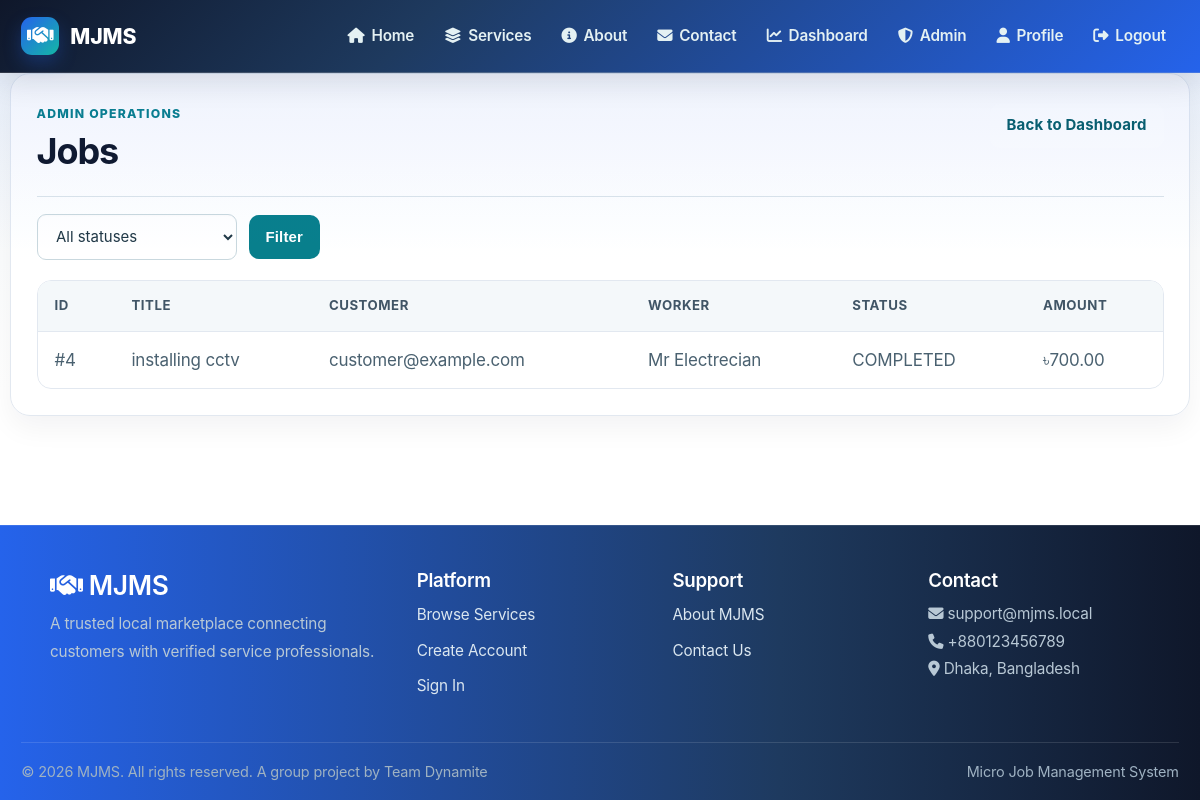
The app's page /dashboard/admin/jobs/ (signed in) with its own data.
### bookings/models.py (models this page shows, shortened)
class Job(models.Model):
    STATUS_CHOICES = [
        ('CONFIRMED', 'Confirmed'),
        ('IN_PROGRESS', 'In Progress'),
        ('COMPLETED', 'Completed'),
        ('CANCELLED', 'Cancelled'),
    ]
    service_request = models.OneToOneField(
        ServiceRequest,
        on_delete=models.CASCADE,
        related_name='job'
    )
    job_application = models.OneToOneField(
        JobApplication,
        on_delete=models.CASCADE,
        related_name='job'
    )
    customer = models.ForeignKey(
        settings.AUTH_USER_MODEL,
        on_delete=models.CASCADE,
        related_name='jobs_as_customer'
    )
    worker = models.ForeignKey(
        settings.AUTH_USER_MODEL,
        on_delete=models.CASCADE,
        related_name='jobs_as_worker'
    )
    title = models.CharField(max_length=200)
    description = models.TextField()
    proposed_price = models.DecimalField(max_digits=10, decimal_places=2)
    estimated_duration = models.DurationField()
    scheduled_date = models.DateField()
    scheduled_time_start = models.TimeField(null=True, blank=True)
    scheduled_time_end = models.TimeField(null=True, blank=True)
    location = models.CharField(max_length=255)
    address = models.TextField()
    status = models.CharField(
        max_length=20,
        choices=STATUS_CHOICES,
        default='CONFIRMED'
    )
    actual_start_time = models.DateTimeField(null=True, blank=True)
    actual_end_time = models.DateTimeField(null=True, blank=True)
    actual_price = models.DecimalField(
        max_digits=10, decimal_places=2, null=True, blank=True,
        help_text="Final price if different from proposed"
    )
    price_agreed = models.BooleanField(
        default=False,
        help_text="Whether the customer has accepted the current price"
    )
    price_agreed_at = models.DateTimeField(null=True, blank=True)
    completion_notes = models.TextField(blank=True, help_text="Notes from worker after completion")
    created_at = models.DateTimeField(auto_now_add=True)
    updated_at = models.DateTimeField(auto_now=True)
    class Meta:
        ordering = ['-created_at']
        indexes = [
            models.Index(fields=['customer', 'status']),
            models.Index(fields=['worker', 'status']),
            models.Index(fields=['scheduled_date']),
        ]

### accounts/models.py (models this page shows, shortened)
class CustomUser(AbstractBaseUser, PermissionsMixin):
    ROLE_CHOICES = (
        ('customer', 'Customer'),
        ('worker', 'Worker'),
        ('admin', 'Admin'),
    )
    first_name = models.CharField(max_length=150, blank=True)
    last_name = models.CharField(max_length=150, blank=True)
    email = models.EmailField(unique=True)
    is_staff = models.BooleanField(default=False)
    is_active = models.BooleanField(default=True)
    date_joined = models.DateTimeField(auto_now_add=False, null=True)
    objects = CustomUserManager()
    USERNAME_FIELD = 'email'
    REQUIRED_FIELDS = []
    def __init__(self, *args, **kwargs):
        legacy_verified = kwargs.pop('is_verified_worker', None)
        if legacy_verified is not None:
            kwargs['worker_status'] = 'APPROVED' if legacy_verified else 'PENDING'
        super().__init__(*args, **kwargs)
    WORKER_STATUS_CHOICES = [
        ('PENDING', 'Pending Approval'),
        ('APPROVED', 'Approved'),
        ('REJECTED', 'Rejected'),
        ('BLOCKED', 'Blocked'),
    ]
    CUSTOMER_STATUS_CHOICES = [
        ('ACTIVE', 'Active'),
        ('BLOCKED', 'Blocked'),
    ]
    role = models.CharField(max_length=20, choices=ROLE_CHOICES, default='customer')
    phone = models.CharField(max_length=15, blank=True, null=True)
    address = models.TextField(blank=True, null=True)
    city = models.CharField(max_length=100, blank=True, null=True)
    profile_picture = models.ImageField(
        upload_to='profile_pictures/',
        blank=True,
        null=True
    )
    preferred_contact_method = models.CharField(
        max_length=20,
        choices=(
            ('Email', 'Email'),
            ('SMS', 'SMS'),
        ),
        default='Email'
    )
    receive_notifications = models.BooleanField(default=True)
    is_blocked = models.BooleanField(default=False)
    worker_status = models.CharField(
        max_length=20,
        choices=WORKER_STATUS_CHOICES,
        default='PENDING',
        null=True,
        blank=True,
        help_text="Status for worker accounts only"
    )
    customer_status = models.CharField(
        max_length=20,
        choices=CUSTOMER_STATUS_CHOICES,
        default='ACTIVE',
        null=True,
        blank=True,
        help_text="Status for customer accounts only"
    )
    created_at = models.DateTimeField(auto_now_add=True, null=True)
    updated_at = models.DateTimeField(auto_now=True)
    def get_full_name(self):
        return f'{self.first_name} {self.last_name}'.strip()
    @property
    def is_verified_worker(self):
        """Backward-compatible alias for the worker approval status."""
        return self.role == 'worker' and self.worker_status == 'APPROVED'
    class Meta:
        indexes = [
            models.Index(fields=['role', 'created_at']),
            models.Index(fields=['is_blocked']),
        ]

### dashboard/admin_views.py (the view)
# urls.py: path('admin/jobs/', admin_views.admin_jobs_list, name='admin_jobs_list'),
@staff_member_required
def admin_jobs_list(request):
    status = request.GET.get('status', 'all')
    page = int(request.GET.get('page', 1))
    jobs = Job.objects.select_related(
        'customer', 'worker'
    ).order_by('-created_at')
    if status != 'all':
        jobs = jobs.filter(status=status)
    per_page = 20
    start = (page - 1) * per_page
    end = start + per_page
    total_pages = (jobs.count() + per_page - 1) // per_page
    jobs = jobs[start:end]
    context = {
        'jobs': jobs,
        'status_selected': status,
        'page': page,
        'total_pages': total_pages,
    }
    return render(request, 'dashboard/admin_jobs_list.html', context)

### notifications/views.py (called while the page is built)
def notification_context(request):
    if not request.user.is_authenticated:
        return {}
    return {
        'unread_notification_count': Notification.objects.filter(
            user=request.user,
            is_read=False,
        ).count(),
    }

### templates/dashboard/admin_jobs_list.html (shortened to what this page needs)
{% extends 'base.html' %}
{% block content %}
<div class="card">
    <div class="booking-page__header">
        <div>
            <p class="section-kicker">Admin Operations</p>
            <h2>Jobs</h2>
        </div>
        <a href="{% url 'dashboard_home' %}" class="btn btn-outline-secondary">Back to Dashboard</a>
    </div>
    <form method="get" class="filter-form" style="margin-bottom:20px;">
        <div style="display:flex; gap:12px; flex-wrap:wrap; align-items:center;">
            <select name="status" class="form-control" style="max-width:200px;">
                <option value="all" {% if status_selected == 'all' %}selected{% endif %}>All statuses</option>
            </select>
            <button type="submit" class="btn btn-primary">Filter</button>
        </div>
    </form>
    <div class="table-responsive">
        <table class="table">
            <thead>
                <tr>
                    <th>ID</th>
                    <th>Title</th>
                    <th>Customer</th>
                    <th>Worker</th>
                    <th>Status</th>
                    <th>Amount</th>
                </tr>
            </thead>
            <tbody>
                {% for job in jobs %}
                <tr>
                    <td>#{{ job.id }}</td>
                    <td>{{ job.title }}</td>
                    <td>{{ job.customer.get_full_name|default:job.customer.email }}</td>
                    <td>{{ job.worker.get_full_name|default:job.worker.email }}</td>
                    <td>{{ job.status }}</td>
                    <td>৳{{ job.actual_price|default:job.proposed_price|default:'0.00' }}</td>
                </tr>
                {% empty %}
                <tr><td colspan="6">No jobs found.</td></tr>
                {% endfor %}
            </tbody>
        </table>
    </div>
</div>
{% endblock %}

### records on screen
Job: id "4", title "installing cctv", customer.get_full_name "customer@example.com", worker.get_full_name "Mr Electrecian", status "COMPLETED", actual_price "700.00"
